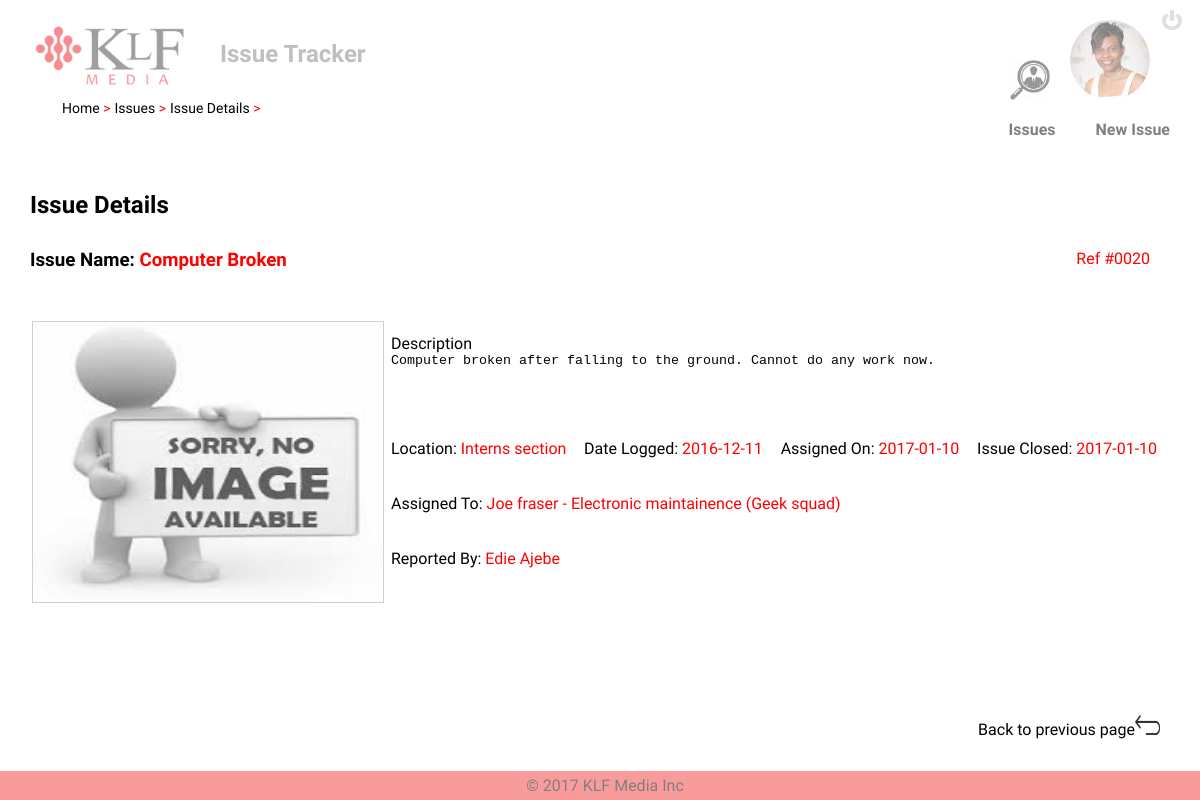
The app's page /index.php/staff/issuedetails?id=20&&all=true&&page=1 (signed in) with its own data.
### tables this page shows
CREATE TABLE IF NOT EXISTS `issues` (
  `issue_id` int(11) NOT NULL AUTO_INCREMENT,
  `issue_name` varchar(50) NOT NULL,
  `location` varchar(50) NOT NULL,
  `description` text NOT NULL,
  `employee_id` int(11) NOT NULL,
  `status` varchar(50) NOT NULL DEFAULT 'pending',
  `priority` varchar(50) NOT NULL,
  PRIMARY KEY (`issue_id`),
  KEY `employee_id` (`employee_id`)
);

CREATE TABLE IF NOT EXISTS `issue_log` (
  `log_id` int(11) NOT NULL AUTO_INCREMENT,
  `issue_id` int(11) NOT NULL,
  `technician_id` int(11) NOT NULL DEFAULT '1',
  `date_assigned` date DEFAULT NULL,
  `date_closed` date DEFAULT NULL,
  `date_reported` date NOT NULL,
  PRIMARY KEY (`log_id`),
  KEY `issue_id` (`issue_id`),
  KEY `technician_id` (`technician_id`)
);

CREATE TABLE IF NOT EXISTS `technicians` (
  `technician_id` int(11) NOT NULL AUTO_INCREMENT,
  `company` varchar(50) NOT NULL,
  `speciality` varchar(50) NOT NULL,
  `phone` varchar(50) NOT NULL,
  `tech_name` varchar(50) NOT NULL,
  PRIMARY KEY (`technician_id`)
);

CREATE TABLE IF NOT EXISTS `employees` (
  `employee_id` int(11) NOT NULL AUTO_INCREMENT,
  `first_name` varchar(50) NOT NULL,
  `last_name` varchar(50) NOT NULL,
  `email` varchar(50) NOT NULL,
  `employee_number` varchar(50) NOT NULL,
  `password` varchar(50) NOT NULL,
  `phone` varchar(50) NOT NULL,
  `department_id` int(11) NOT NULL,
  `employee_type` varchar(50) NOT NULL,
  `photo` varchar(50) NOT NULL DEFAULT 'staff.png',
  `employee_status` varchar(50) NOT NULL DEFAULT 'active',
  PRIMARY KEY (`employee_id`),
  UNIQUE KEY `employee_number` (`employee_number`),
  KEY `department_id` (`department_id`)
);

### application/controllers/Staff.php (called while the page is built, shortened)
<?php
class Staff extends CI_Controller {
	public function issueDetails()
	{
		$this->load->model('Issue');
		$this->load->model('Employee');
		$current_user =new Employee();
		$current_user->setEmployeeId($_SESSION['userid']);
		$current_user->getFullProfile();
		$current_issue = new Issue();
		$current_issue->setIssueId($_GET['id']);
		$issue_details = $current_issue->getIssueDetails();
		$data["greeting"] = $this->greetings();
		$data['all'] = $_GET['all'];
		$data['page_number'] = $_GET['page'];
		$data['issue_id'] = $_GET['id'];
		$data['details'] = $issue_details;
		$data['issueImage'] = $current_issue->getIssueAttachments();
		$staff = $current_user->getType();
		if ($staff =="administration"||$staff =="boss") {
			$this->load->model('Admin');
			$boss= new Admin();
			$boss->setEmployeeId($_SESSION["userid"]);
			$boss->getFullProfile();
			$data["name"] = $boss->getFirstName()." ".$boss->getLastName();
			$data["photo"] = $boss->getPhoto();
			$data['breadcrumb'] = array('Home' => $_SESSION["home_url"] ,
					'Issues' => 'http://localhost/issuetracker/index.php/supervisor/issues',
					'Issue Details' => '#');
			$this->load->view("header",$data);
			$this->load->model('Admin');
			$boss= new Admin();
			$my_techs = $boss->getTechnicians();
			$techs["all_techs"] =  $my_techs;
			$this->load->view("issuedetails", $data);
			$this->load->view("issuedetailsadmin", $techs);
		}
		else {
			$this->load->view("issuedetails", $data);
		}
	}
	public function staffData($crumbs)
	{
		$data=$crumbs;
		$data["greeting"] = $this->greetings();
		$this->load->model('Employee');
		$staff = new Employee();
		$staff->setEmployeeId($_SESSION['userid']);
		$staff->getFullProfile();
		$data['name'] = $staff->getFirstName()." ".$staff->getLastName();
		$data['photo'] = $staff->getPhoto();
		$this->load->view("header",$data);
		 if ($_SESSION["user"]=="administration" || $_SESSION["user"]=="boss") {
			$this->load->view("admininfo");
		}
		else {
			$this->load->view("staffinfo");
		}
		$this->load->view("footer");
	}
	public function greetings()
{
		$hrs = date('G');
		$msg = "Mornin' Sunshine!";
		if ($hrs >  6) { $top_background = 'morning2.jpg'; $msg = "Good morning";   }
		if ($hrs > 12) { $top_background = 'sun2.jpg'; $msg = "Good afternoon"; }
		return $msg;
	}
}

### index.php (called while the page is built, shortened)
<?php
require_once BASEPATH.'core/CodeIgniter.php';

### application/models/Issue.php (called while the page is built, shortened)
<?php
class Issue extends CI_Model{
	private $issue_id;
	public function setIssueId($issue_id)
	{
		$this->issue_id = $issue_id;
	}
	public function getIssueDetails()
	{
		$query = $this->db->query("SELECT issues.issue_id, issue_name, date_reported, location, status, priority, description,
									date_assigned, date_closed,	first_name, last_name, tech_name, speciality, company
									FROM issues, issue_log, employees, technicians
									WHERE  issues.issue_id = $this->issue_id AND issues.employee_id = employees.employee_id
									AND issues.issue_id = issue_log.issue_id AND issue_log.technician_id = technicians.technician_id");
		return $query->row_array();
	}
}

### application/views/issuedetails.php (the view)
<div class="container" style="padding:1px 10px;width:95%;margin-bottom:0px;">
	<h2 style="float:left;position:relative; top:-30px;">Issue Details</h2>
	<h3 style="clear:both;float:left;margin:0">Issue Name: <span><?php echo ucwords($details["issue_name"]);?> </span></h3>
	<span style="float:right;margin-right:20px"> Ref #00<?php echo $issue_id ?> </span>
	<table style="clear:both;margin-top:80px ;width:100%">
		<tr>
		 <td rowspan="5" style="padding:0;width:325px;">
		 <div id="singlePictureDisplay" class="issueAttachments" style="float:left;margin-top:20px">
		<?php
		echo '<img  src="../../assets/images/'.$issueImage.'" style="width:100%; height:100%">';
		$all="true";
		$page_number=1;
		if (isset($_GET["all"])) {
			$all=$_GET["all"];
		}
		if (isset($_GET["page"])) {
			$page_number=$_GET["page"];
		}
		?>
		</div>
		 <td colspan="4" style="padding-:1px"> Description <br/>
		<textarea readonly style="width:95%; resize: none; border:0;"><?php echo ucfirst($details["description"])?>
		</textarea>
		  </td>
		 </tr>
		<tr>
		<td>Location: <span><?php echo ucfirst($details["location"])?></span></td>
		<td>Date Logged: <span><?php echo $details['date_reported']?></span></td>
		<td>Assigned On: <span><?php echo $details['date_assigned']?></span></td>
		<td>Issue Closed: <span><?php echo $details['date_closed']?></span></td>
		</tr>
		<tr>
		 <td colspan="4"> Assigned To: <span>
		 <?php echo ucfirst($details["tech_name"]).' - '.ucfirst($details["speciality"]).' ('.ucfirst($details["company"]).')' ?></span></td>
		</tr>
		<tr>
		  <td colspan="4">Reported By: <span><?php echo ucwords($details["first_name"]." ".$details["last_name"])?></span></td>
			</tr><tr><td colspan="4">
			</td>
		</tr>
	</table>
	<?php
		$filter=$_SESSION["issues"];
		if ($filter!="all") {
			echo'<a style="clear:both;position:relative;bottom:-100px; right:10px;float:right;"
			 href="../supervisor/issues?all='. $all.'&&page='.$page_number.'">
			 Back to previous page<img style="width:25px; height:20px" src="../../assets/images/returnicon.png"/></a>';
		}
		else{
			echo'<a style="clear:both;position:relative;bottom:-100px; right:10px;float:right;"
			 href="../staff/issues?all='.$all.'"&&page='.$page_number.'">
			 Back to previous page<img style="width:25px; height:20px" src="../../assets/images/returnicon.png"/></a>';
		}
	?>
</div>

### assets/css/styles.css (style rules this page uses)
* { margin: 0; padding: 0; outline: 0; }
a { cursor: pointer; color: black; text-decoration: none; }
h3 { font-weight: 900; }
html { height:100%; width:100%; }
span { color:red; }
.container { padding:50px; width:80%; margin:100px auto; margin-bottom:10px; min-height:300px; background-color:transparent; text-align:center; }
.bodywrap { padding-top:120px; font-family: 'Dosis', Dosis, sans-serif; }
td { padding: 5px; text-align: left; white-space: nowrap; }
table { border-collapse: collapse; position:relative; min-width:60%; margin:300px auto; margin-bottom:10px; }
table span { color:red; }
table, th, td { min-width:50px; }
img { height:100%; width:100%; }
.issueAttachments { margin:2px; border:1px ridge #D0D0D0; height:280px; width:350px; }
#singlePictureDisplay, { height:250px; width:300px; }

### records on screen
issues: issue_name "Computer Broken", description "Computer broken after falling to the ground. Cannot do any work now.", location "Interns section", issue_log.date_reported "2016-12-11", issue_log.date_assigned "2017-01-10", issue_log.date_closed "2017-01-10", technicians.tech_name "Joe fraser", technicians.speciality "Electronic maintainence", technicians.company "Geek squad", employee.last_name "Edie Ajebe"

### other values on screen
$key "Home"
$key "Issues"
$key "Issue Details"
$issue_id "20"
